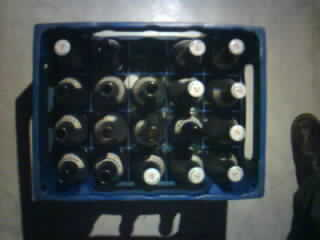
#> input picture samples/example_001.jpg, 320 x 240 px
$ python test.py   (older library calls are emulated)
#> lines starting #> are read from the running program, lines starting #| are printed output that depends on the picture; after the words box and inside, x2 and y2 are one past the last pixel; in counts of white or black regions, pixels touching at a corner belong together
#> in adapt_box, img is the input picture: shape (240, 320, 3); mean B, G, R 76.2, 74.8, 68.3
#| actual image size: 320x240
### detect.py
import math
import cv2
import numpy as np
import sys
from elsdc import ELSDcWrapper
from barrel_distortion import remove_barrel

# toggle debugging output
DEBUG = True

# fixed parameters
IMG_WIDTH = 640
IMG_HEIGHT = 480

# beer box specific parameters
NR_BOTTLES_WIDE = 5
NR_BOTTLES_NARROW = 4
PADDING_WIDE = 0.032
PADDING_NARROW = 0.032
BOTTLE_CAP_WIDE_FACTOR = 0.033
BOTTLE_CAP_NARROW_FACTOR = 0.05

# graphical output parameters
DEFAULT_LINE_WIDTH = 2

# parameters for line / box detection
PARAM_CANNY_THRESHOLD = 70
PARAM_GAUSSIAN_BLUR = 2.5
PARAM_HOUGH_THRESHOLD = 130
PARAM_HOUGH_RHO = 1
PARAM_HOUGH_THETA = 1 * np.pi / 180

# parameters for bottle cap detection
PARAM_BOTTLE_CAP_SIZE_TOLERANCE = 0.25
PARAM_BOTTLE_DIST_TOLERANCE = 30.0

# parameters for removing barrel distortion
PARAM_BARREL_DISTORTION = -1.0e-5
PARAM_FOCAL_LENGTH = 7.

def get_small_img(path):
#> called with path = './samples/example_001.jpg'
    img = cv2.imread(path)
    resized = cv2.resize(img, (IMG_WIDTH, IMG_HEIGHT), interpolation = cv2.INTER_CUBIC)
    return remove_barrel(resized, PARAM_BARREL_DISTORTION, PARAM_FOCAL_LENGTH)
#> in remove_barrel, `return cv2.undistort(src,cam,distCoeff)`:
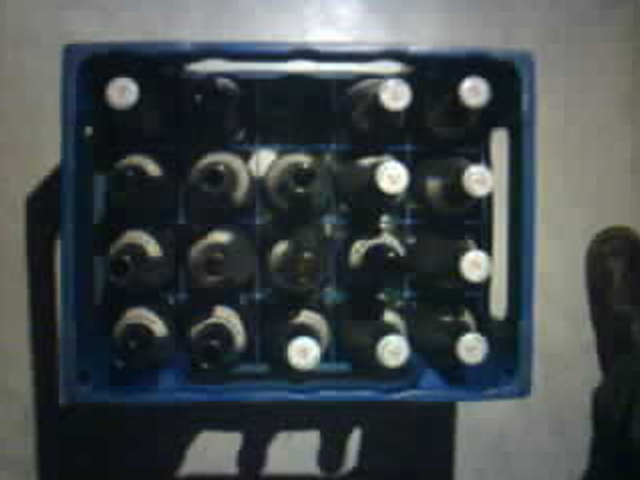
#> returned value: shape (480, 640, 3); mean of channels 0, 1, 2 76.2, 74.5, 67.9; drawn as B, G, R

def detect_straight_lines(img):
    blurred = cv2.GaussianBlur(img, (0,0), PARAM_GAUSSIAN_BLUR)
    sobelx = np.absolute(cv2.Sobel(blurred,cv2.CV_32F,1,0,ksize=3)) / 255
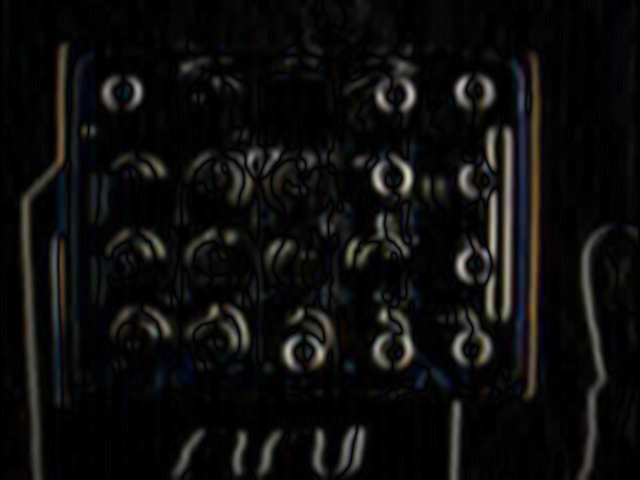
#> sobelx: shape (480, 640, 3) float32; mean of channels 0, 1, 2 0.0521, 0.0539, 0.0549; drawn as B, G, R
    sobely = np.absolute(cv2.Sobel(blurred,cv2.CV_32F,0,1,ksize=3)) / 255
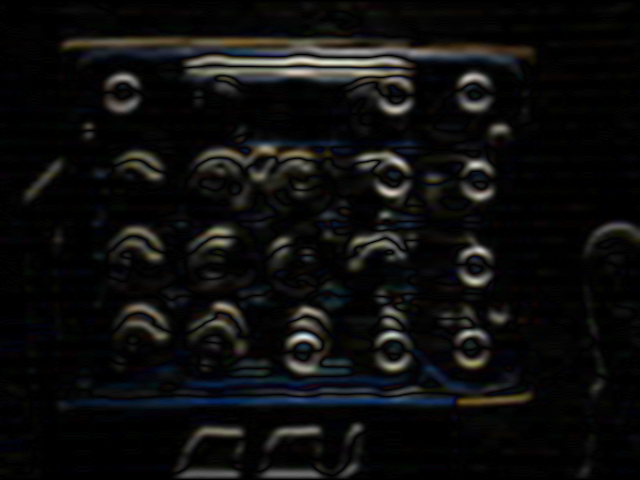
#> sobely: shape (480, 640, 3) float32; mean of channels 0, 1, 2 0.0542, 0.0551, 0.0545; drawn as B, G, R
    mag_color, ang = cv2.cartToPolar(sobelx, sobely)
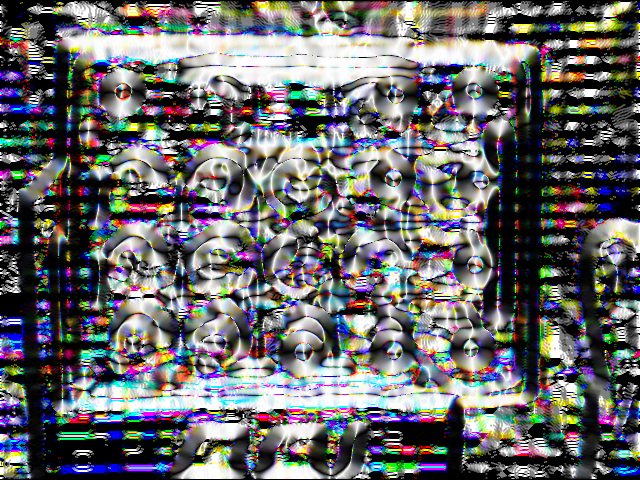
#> ang: shape (480, 640, 3) float32; mean of channels 0, 1, 2 0.657, 0.647, 0.647; drawn with min black and max white
    mag_color = mag_color * 255
    mag_color = mag_color.astype(np.uint8)
    mag = mag_color
    mag = cv2.cvtColor(mag, cv2.COLOR_BGR2GRAY)
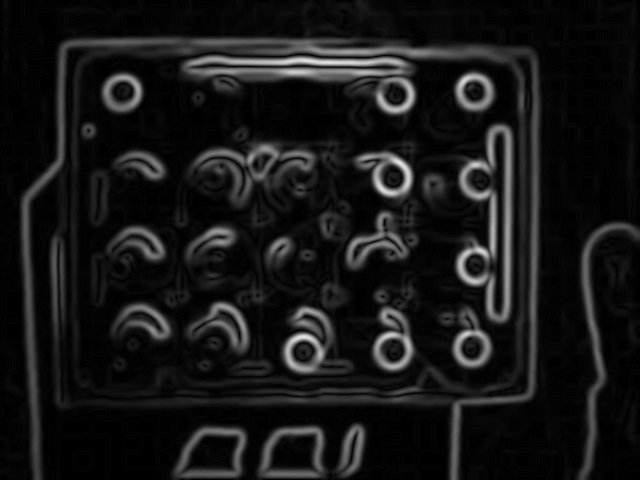
#> mag: shape (480, 640); min 0, max 228, mean 23.1

    traced = cv2.Canny(mag, PARAM_CANNY_THRESHOLD, PARAM_CANNY_THRESHOLD, None, 3)
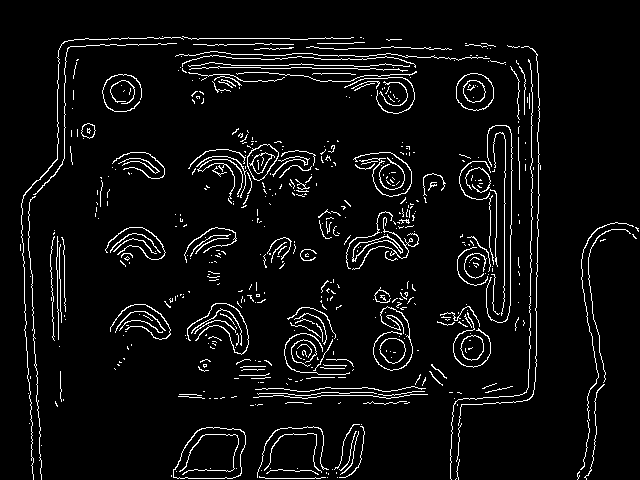
#> traced: shape (480, 640); 5.4% white in thin lines or dots, all inside (x1, y1, x2, y2) = (20, 36, 639, 480)

    lines = cv2.HoughLines(traced, rho = PARAM_HOUGH_RHO, theta = PARAM_HOUGH_THETA, threshold = PARAM_HOUGH_THRESHOLD)
#> lines = [[38, 1.57], [541, 0.0175], [535, 0.0175], [65, 1.57], [44, 1.57], [64, 0]]
    ret = []
    # Draw the lines
    if lines is not None:
        for i in range(0, len(lines)):
            rho = lines[i][0][0]
            theta = lines[i][0][1]
            a = math.cos(theta)
            b = math.sin(theta)
            x0 = a * rho
            y0 = b * rho
            pt1 = (int(x0 + 1000*(-b)), int(y0 + 1000*(a)))
            pt2 = (int(x0 - 1000*(-b)), int(y0 - 1000*(a)))
            cv2.line(mag_color, pt1, pt2, (0,0,255), DEFAULT_LINE_WIDTH, cv2.LINE_AA)
            ret.append([[pt1[0], pt1[1], pt2[0], pt2[1]]])
#> this loop made 6 passes
#> (rho, theta, a, b, x0, y0, pt1, pt2) on passes 1 to 6: (38, 1.57, -4.37e-08, 1, -1.66e-06, 38, (-1000, 37), (999, 38)), (541, 0.0175, 1, 0.0175, 540.9, 9.44, (523, 1009), (558, -990)), (535, 0.0175, 1, 0.0175, 534.9, 9.34, (517, 1009), (552, -990)), (65, 1.57, -4.37e-08, 1, -2.84e-06, 65, (-1000, 64), (999, 65)), (44, 1.57, -4.37e-08, 1, -1.92e-06, 44, (-1000, 43), (999, 44)), (64, 0, 1, 0, 64, 0, (64, 1000), (64, -1000))
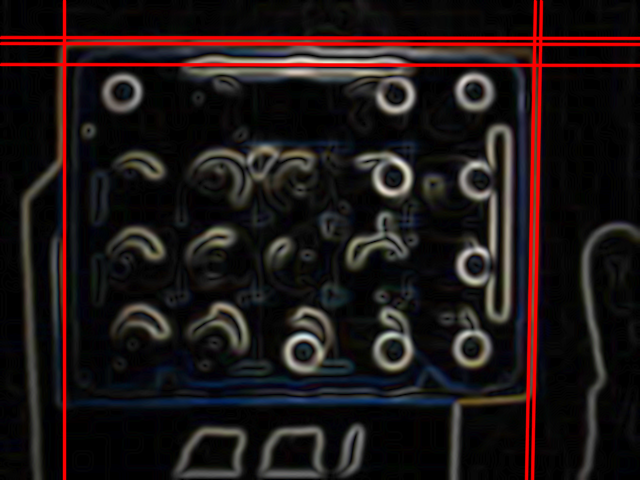
#> mag_color: shape (480, 640, 3); mean of channels 0, 1, 2 21.6, 21.9, 31.1; drawn as B, G, R
#> after the loop, ret = [[[-1000, 37, 999, 38]], [[523, 1009, 558, -990]], [[517, 1009, 552, -990]], [[-1000, 64, 999, 65]], [[-1000, 43, 999, 44]], [[64, 1000, 64, -1000]]]

#> (the run stopped early here; a loop or call above may not have finished)

$ run again, with samples/kasten2.jpg copied over samples/example_001.jpg
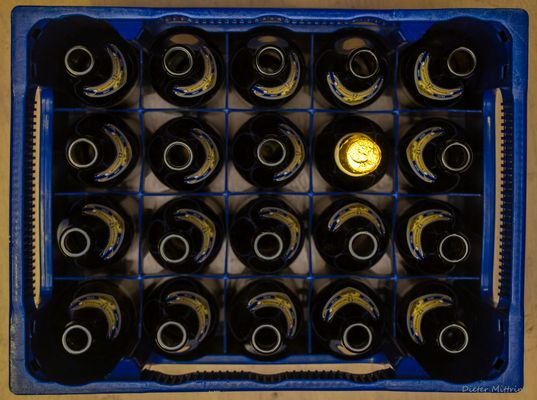
#> input picture samples/kasten2.jpg, 537 x 400 px
#> in adapt_box, img is the input picture: shape (400, 537, 3); mean B, G, R 40.4, 39.1, 41.2
#| actual image size: 537x400
#> in detect_straight_lines, `traced = cv2.Canny(mag, PARAM_CANNY_THRESHOLD, PARAM_CANNY_THRESHOLD, ..`:
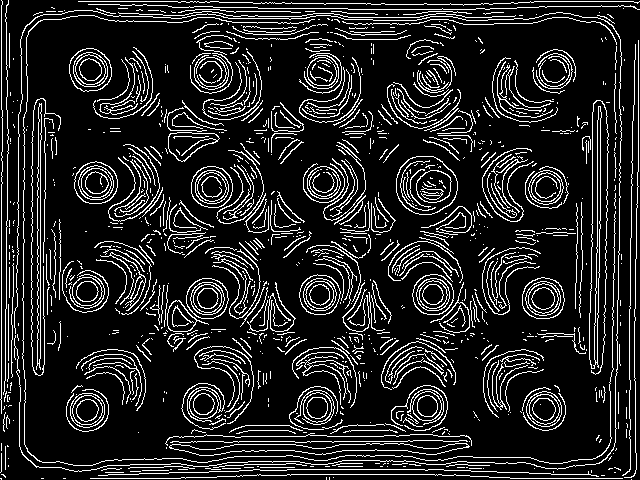
#> traced: shape (480, 640); 14.2% white in thin lines or dots
#> lines = 401 rows, first 8: [1, 0], [454, 1.61], [640, 0.0175], [40, 0], [474, 1.57], [441, 1.57], [16, 1.55], [1, 1.57]
#> the loop in detect_straight_lines, `for i in range(0, len(lines)):` made 401 passes
#> (rho, theta, a, b, x0, y0, pt1, pt2) on passes 1 to 3: (1, 0, 1, 0, 1, 0, (1, 1000), (1, -1000)), (454, 1.61, -0.0349, 0.999, -15.84, 453.7, (-1015, 418), (983, 488)), (640, 0.0175, 1, 0.0175, 639.9, 11.17, (622, 1011), (657, -988))
#> after the loop in detect_straight_lines, `for i in range(0, len(lines)):`:
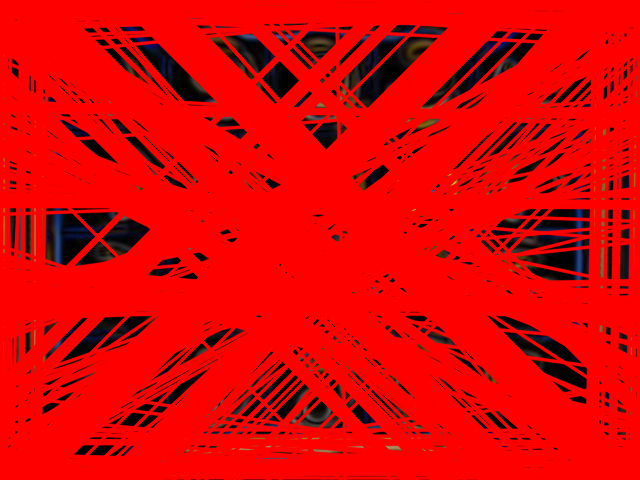
#> mag_color: shape (480, 640, 3); mean of channels 0, 1, 2 3.2, 2.7, 222.8; drawn as B, G, R
#> after the loop in detect_straight_lines, `for i in range(0, len(lines)):`: ret = 401 items
